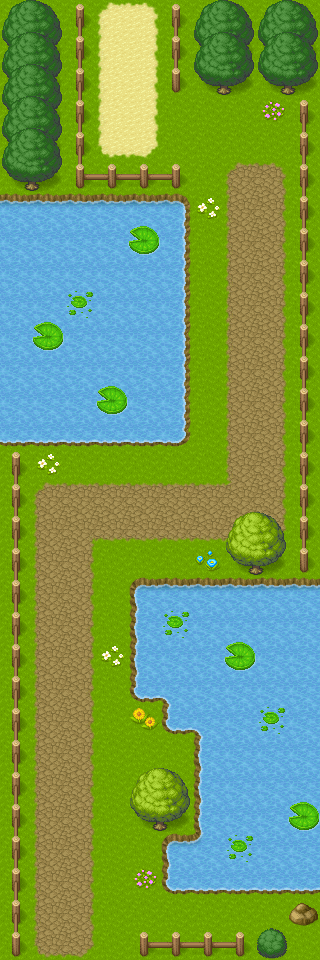

The image is a tile-based game level rendered from a .tmx file. Its description and source (layers, tilesets, objects; grid data summarised) follow:
An orthogonal 10x30 tile map with 32x32 px tiles, 4 tile layers (ground, water, path, trees), 3 tilesets and 6 objects (start, entryNorth, entrySouth, exitNorth, EV-whiteKnight, ...).

<map version="1.10" tiledversion="1.10.1" orientation="orthogonal" renderorder="right-down" width="10" height="30" tilewidth="32" tileheight="32" infinite="0" nextlayerid="6" nextobjectid="8">
 <tileset firstgid="1" source="[Base]BaseChip_pipo.tsx" />
 <tileset firstgid="1001" source="[A]Water_pipo.tsx" />
 <tileset firstgid="4073" source="[A]Dirt_pipo.tsx" />
 <layer id="1" name="ground" width="10" height="30">
  <data>[300 cells, 300 non-empty, 1 distinct tile ids]</data>
 </layer>
 <layer id="3" name="water" width="10" height="30">
  <data>[300 cells, 99 non-empty, 11 distinct tile ids]</data>
 </layer>
 <layer id="5" name="path" width="10" height="30">
  <data>[300 cells, 72 non-empty, 16 distinct tile ids]</data>
 </layer>
 <layer id="4" name="trees" width="10" height="30">
  <data>[300 cells, 97 non-empty, 25 distinct tile ids]</data>
 </layer>
 <objectgroup id="2" name="objects">
  <object id="1" name="start" type="start" x="200" y="120">
   <point />
  </object>
  <object id="2" name="entryNorth" x="118" y="32" />
  <object id="4" name="entrySouth" x="54" y="928" />
  <object id="5" name="exitNorth" x="80" y="0" width="96" height="8">
   <properties>
    <property name="entryPointId" value="entrySouth" />
    <property name="nextMapId" value="dataForestMap" />
    <property name="type" value="changeMap" />
   </properties>
  </object>
  <object id="6" name="EV-whiteKnight" x="72" y="496">
   <point />
  </object>
  <object id="7" name="exitSouth" x="16" y="952" width="128" height="8">
   <properties>
    <property name="entryPointId" value="entryDataForestPath" />
    <property name="nextMapId" value="castlePathMap" />
    <property name="type" value="changeMap" />
   </properties>
  </object>
 </objectgroup>
</map>
